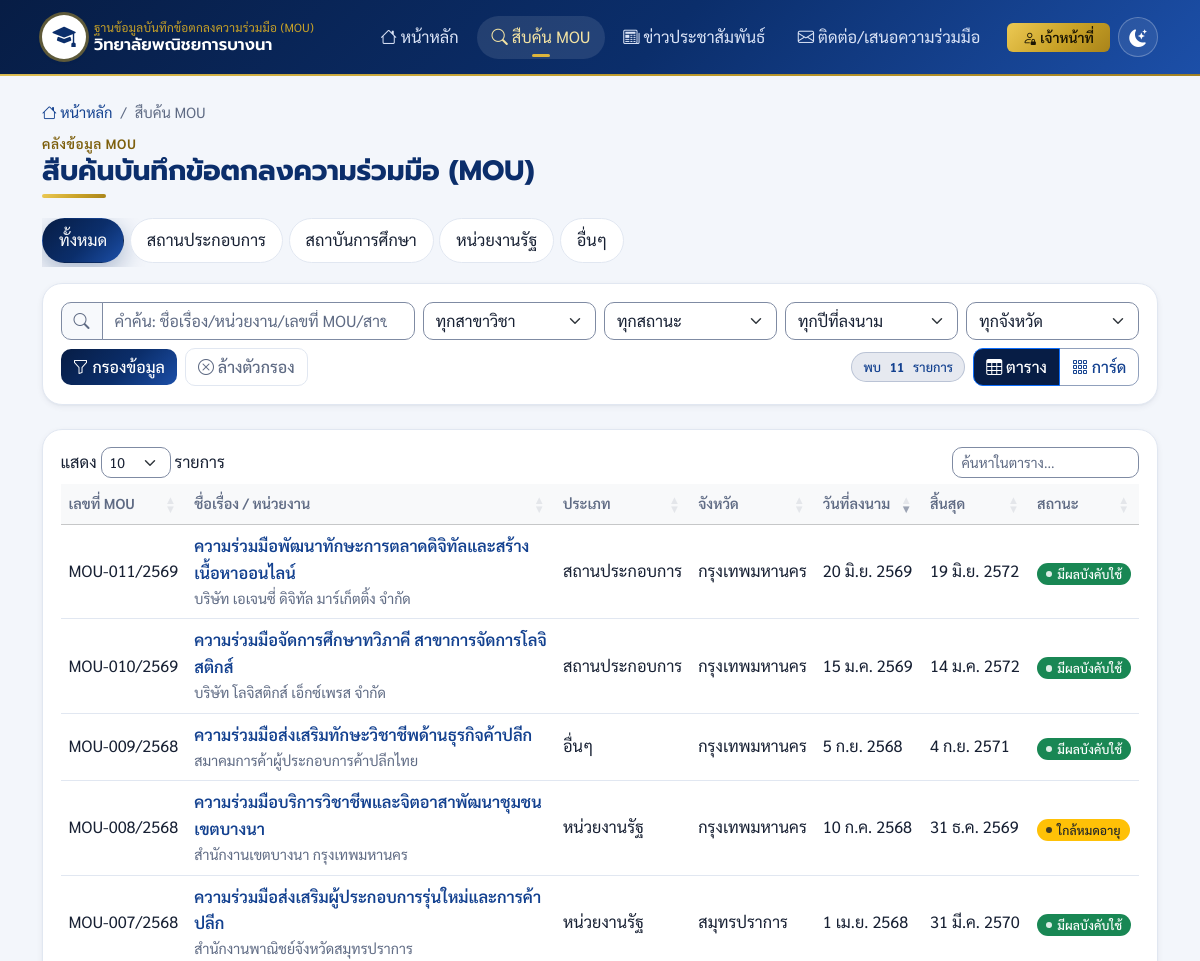
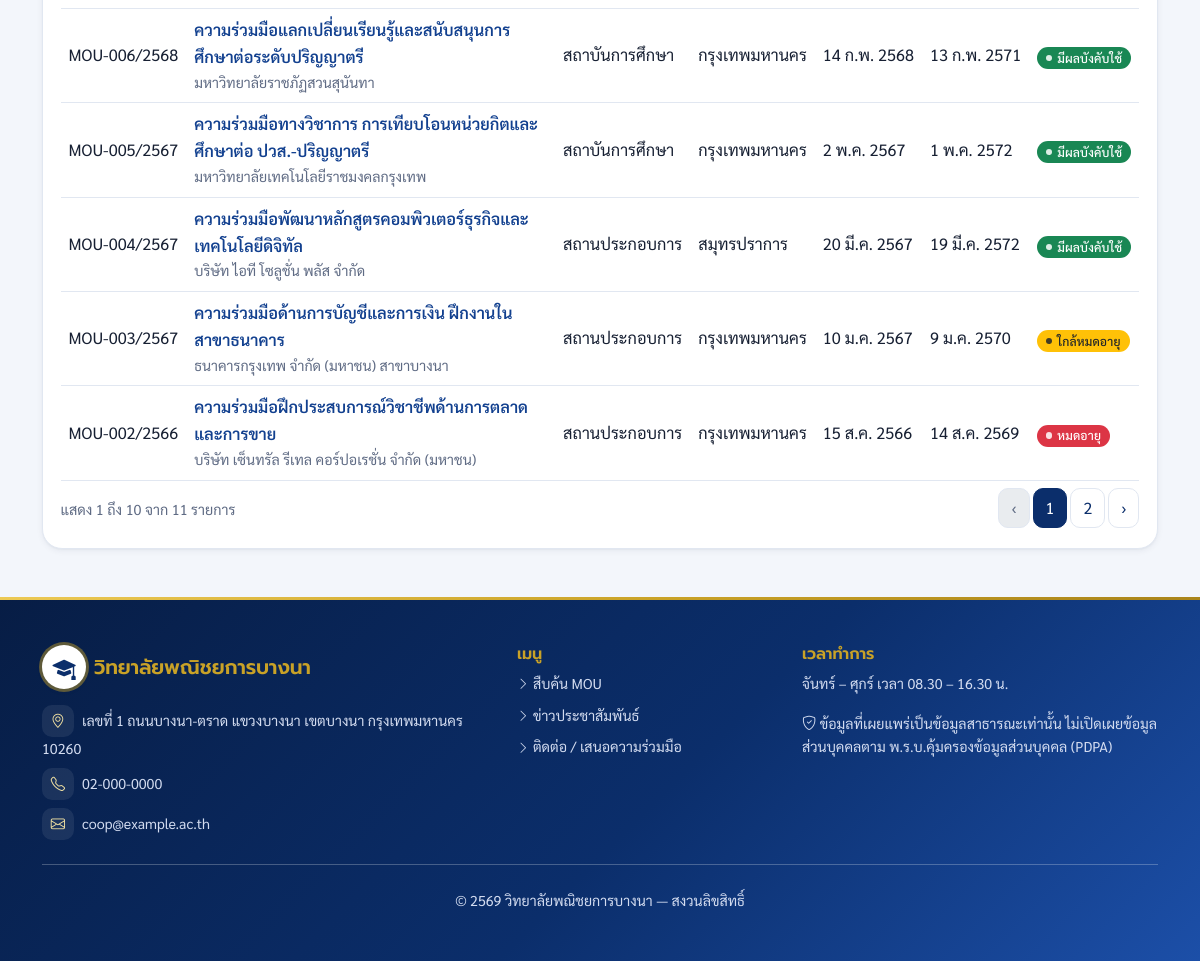
The page /mou_list.php on the database its author committed (2 pictures, top to bottom).
### tables this page shows
CREATE TABLE IF NOT EXISTS `mou` (
  `id` INT UNSIGNED NOT NULL AUTO_INCREMENT,
  `mou_no` VARCHAR(60) NOT NULL COMMENT 'เลขที่ MOU',
  `title` VARCHAR(300) NOT NULL,
  `partner_id` INT UNSIGNED NOT NULL,
  `sign_date` DATE NOT NULL,
  `start_date` DATE NOT NULL,
  `end_date` DATE NOT NULL,
  `duration_years` DECIMAL(4,1) DEFAULT NULL,
  `signer_college` VARCHAR(200) DEFAULT NULL,
  `signer_partner` VARCHAR(200) DEFAULT NULL,
  `objective` TEXT,
  `summary` TEXT COMMENT 'สาระสำคัญ',
  `scope` TEXT COMMENT 'ขอบเขตความร่วมมือ',
  `budget` DECIMAL(14,2) DEFAULT NULL COMMENT 'ข้อมูลภายใน ห้ามแสดงสาธารณะ',
  `student_benefit_count` INT UNSIGNED NOT NULL DEFAULT 0,
  `status` ENUM('draft','active','expiring','expired','cancelled') NOT NULL DEFAULT 'draft',
  `is_public` TINYINT(1) NOT NULL DEFAULT 0,
  `responsible` VARCHAR(150) DEFAULT NULL COMMENT 'ผู้รับผิดชอบภายในวิทยาลัย',
  `note` TEXT COMMENT 'หมายเหตุภายใน',
  `created_by` INT UNSIGNED DEFAULT NULL,
  `created_at` DATETIME NOT NULL DEFAULT CURRENT_TIMESTAMP,
  `updated_at` DATETIME DEFAULT NULL ON UPDATE CURRENT_TIMESTAMP,
  `deleted_at` DATETIME DEFAULT NULL COMMENT 'soft delete',
  PRIMARY KEY (`id`),
  UNIQUE KEY `uq_mou_no` (`mou_no`),
  KEY `idx_partner` (`partner_id`),
  KEY `idx_status` (`status`),
  KEY `idx_end_date` (`end_date`),
  KEY `idx_sign_date` (`sign_date`),
  KEY `idx_deleted` (`deleted_at`),
  CONSTRAINT `fk_mou_partner` FOREIGN KEY (`partner_id`) REFERENCES `partners`(`id`),
  CONSTRAINT `fk_mou_user` FOREIGN KEY (`created_by`) REFERENCES `users`(`id`) ON DELETE SET NULL
);

CREATE TABLE IF NOT EXISTS `partners` (
  `id` INT UNSIGNED NOT NULL AUTO_INCREMENT,
  `name` VARCHAR(255) NOT NULL,
  `type` ENUM('enterprise','education','government','other') NOT NULL DEFAULT 'enterprise'
    COMMENT 'สถานประกอบการ/สถาบันการศึกษา/หน่วยงานรัฐ/อื่นๆ',
  `logo` VARCHAR(255) DEFAULT NULL,
  `address` TEXT,
  `province` VARCHAR(100) DEFAULT NULL,
  `contact_name` VARCHAR(150) DEFAULT NULL COMMENT 'ข้อมูลภายใน ไม่แสดงสาธารณะ',
  `contact_position` VARCHAR(150) DEFAULT NULL,
  `phone` VARCHAR(50) DEFAULT NULL,
  `email` VARCHAR(150) DEFAULT NULL,
  `website` VARCHAR(255) DEFAULT NULL,
  `created_at` DATETIME NOT NULL DEFAULT CURRENT_TIMESTAMP,
  `updated_at` DATETIME DEFAULT NULL ON UPDATE CURRENT_TIMESTAMP,
  PRIMARY KEY (`id`),
  KEY `idx_type` (`type`),
  KEY `idx_province` (`province`)
);

### includes/db.php (called while the page is built, shortened)
<?php
function db(): PDO
{
    static $pdo = null;
    if ($pdo === null) {
        $dsn = 'mysql:host=' . DB_HOST . ';dbname=' . DB_NAME . ';charset=' . DB_CHARSET;
        try {
            $pdo = new PDO($dsn, DB_USER, DB_PASS, [
                PDO::ATTR_ERRMODE            => PDO::ERRMODE_EXCEPTION,
                PDO::ATTR_DEFAULT_FETCH_MODE => PDO::FETCH_ASSOC,
                PDO::ATTR_EMULATE_PREPARES   => false,
            ]);
            $pdo->exec("SET time_zone = '+07:00'");
        } catch (PDOException $e) {
            error_log('DB connect error: ' . $e->getMessage());
            http_response_code(500);
            exit(APP_ENV === 'production'
                ? 'ไม่สามารถเชื่อมต่อฐานข้อมูลได้ กรุณาลองใหม่ภายหลัง'
                : 'DB error: ' . htmlspecialchars($e->getMessage()));
        }
    }
    return $pdo;
}
function db_all(string $sql, array $params = []): array
{
    $st = db()->prepare($sql);
    $st->execute($params);
    return $st->fetchAll();
}
function db_val(string $sql, array $params = [])
{
    $st = db()->prepare($sql);
    $st->execute($params);
    $v = $st->fetchColumn();
    return $v === false ? null : $v;
}

### models/mou_model.php (called while the page is built, shortened)
<?php
require_once __DIR__ . '/../includes/functions.php';
function mou_search(array $f, bool $public = true, int $limit = 1000): array
{
    $deleted = !$public && !empty($f['deleted']);
    $where  = [$public ? PUBLIC_MOU_WHERE : ($deleted ? 'm.deleted_at IS NOT NULL' : 'm.deleted_at IS NULL')];
    $params = [];
    $sql = "SELECT m.id, m.mou_no, m.title, m.sign_date, m.start_date, m.end_date, m.status,
                   m.student_benefit_count, m.is_public, m.responsible, m.deleted_at,
                   p.name AS partner_name, p.type AS partner_type, p.province, p.logo,
                   (SELECT GROUP_CONCAT(CONCAT(pr.level, ' ', pr.name) ORDER BY pr.level, pr.name SEPARATOR ', ')
                      FROM mou_programs mp JOIN programs pr ON pr.id = mp.program_id
                     WHERE mp.mou_id = m.id) AS programs,
                   " . mou_image_columns() . "
              FROM mou m JOIN partners p ON p.id = m.partner_id
             WHERE " . implode(' AND ', $where) . '
             ORDER BY m.sign_date DESC, m.id DESC
             LIMIT ' . (int) $limit;
    return db_all($sql, $params);
}
function has_mou_images(): bool
{
    static $ok = null;
    if ($ok === null) {
        try { $ok = (bool) db_val("SHOW TABLES LIKE 'mou_images'"); } catch (Throwable $e) { $ok = false; }
    }
    return $ok;
}
function mou_image_columns(string $alias = 'm'): string
{
    if (!has_mou_images()) {
        return 'NULL AS cover_image, 0 AS image_count';
    }
    return "(SELECT mi.stored_name FROM mou_images mi WHERE mi.mou_id = $alias.id ORDER BY mi.is_cover DESC, mi.sort_order, mi.id LIMIT 1) AS cover_image,
            (SELECT COUNT(*) FROM mou_images mc WHERE mc.mou_id = $alias.id) AS image_count";
}

### public/mou_list.php (the view, shortened to what this page needs)
<?php
require_once __DIR__ . '/../includes/layout_public.php';
$filters = [
    'q' => mb_substr(get('q'), 0, 100), 'type' => get('type'), 'program' => get('program'),
    'status' => get('status'), 'year' => get('year'), 'province' => get('province'),
];
if (!in_array($filters['status'], ['active', 'expiring', 'expired'], true)) { $filters['status'] = ''; }
$rows     = mou_search($filters, true);
$programs = all_programs();
public_header('สืบค้น MOU', 'ค้นหาและกรองข้อมูลบันทึกข้อตกลงความร่วมมือตามประเภทหน่วยงาน สาขาวิชา สถานะ ปีที่ลงนาม และจังหวัด', ['active' => 'mou', 'datatables' => true]);
?>
<div class="container mt-4">
  <nav aria-label="breadcrumb" class="fade-down"><ol class="breadcrumb mb-2">
    <li class="breadcrumb-item"><a href="<?= e(route('home')) ?>"><i class="bi bi-house" aria-hidden="true"></i> หน้าหลัก</a></li>
    <li class="breadcrumb-item active" aria-current="page">สืบค้น MOU</li></ol></nav>
  <div class="section-kicker">คลังข้อมูล MOU</div>
  <h1 class="section-title h3 fade-up">สืบค้นบันทึกข้อตกลงความร่วมมือ (MOU)</h1>
  <nav aria-label="ประเภทหน่วยงาน"><ul class="nav nav-pills mb-3 flex-nowrap overflow-auto pb-1 scroll-thin fade-up delay-1">
    <?php $tabQ = $filters; unset($tabQ['type']); ?>
    <li class="nav-item"><a class="nav-link <?= $filters['type'] === '' ? 'active' : '' ?>" <?= $filters['type'] === '' ? 'aria-current="page"' : '' ?> href="?<?= e(http_build_query($tabQ)) ?>">ทั้งหมด</a></li>
    <?php foreach (partner_types() as $k => $lbl): ?>
    <li class="nav-item"><a class="nav-link <?= $filters['type'] === $k ? 'active' : '' ?>" <?= $filters['type'] === $k ? 'aria-current="page"' : '' ?> href="?<?= e(http_build_query($tabQ + ['type' => $k])) ?>"><?= e($lbl) ?></a></li>
    <?php endforeach; ?>
  </ul></nav>
  <form class="filter-box mb-4 fade-up delay-2" method="get" id="filterForm" role="search" aria-label="ตัวกรอง MOU">
    <div class="row g-2">
      <div class="col-lg-4"><label class="visually-hidden" for="fq">คำค้น</label><div class="input-group"><span class="input-group-text" aria-hidden="true"><i class="bi bi-search" aria-hidden="true"></i></span><input type="search" id="fq" name="q" class="form-control" maxlength="100" value="<?= e($filters['q']) ?>" placeholder="คำค้น: ชื่อเรื่อง/หน่วยงาน/เลขที่ MOU/สาขา"></div></div>
      <div class="col-6 col-lg-2"><label class="visually-hidden" for="fprog">สาขาวิชา</label><select id="fprog" name="program" class="form-select"><option value="">ทุกสาขาวิชา</option>
        <?php foreach ($programs as $p): ?><option value="<?= (int) $p['id'] ?>" <?= (string) $p['id'] === $filters['program'] ? 'selected' : '' ?>><?= e($p['level'] . ' ' . $p['name']) ?></option><?php endforeach; ?></select></div>
      <div class="col-6 col-lg-2"><label class="visually-hidden" for="fstatus">สถานะ</label><select id="fstatus" name="status" class="form-select"><option value="">ทุกสถานะ</option>
        <?php foreach (['active', 'expiring', 'expired'] as $s): ?><option value="<?= e($s) ?>" <?= $filters['status'] === $s ? 'selected' : '' ?>><?= e(mou_statuses()[$s][0]) ?></option><?php endforeach; ?></select></div>
      <div class="col-6 col-lg-2"><label class="visually-hidden" for="fyear">ปีที่ลงนาม</label><select id="fyear" name="year" class="form-select"><option value="">ทุกปีที่ลงนาม</option>
        <?php foreach (mou_sign_years() as $y): ?><option value="<?= (int) $y ?>" <?= (string) $y === $filters['year'] ? 'selected' : '' ?>>พ.ศ. <?= (int) $y + 543 ?></option><?php endforeach; ?></select></div>
      <div class="col-6 col-lg-2"><label class="visually-hidden" for="fprov">จังหวัด</label><select id="fprov" name="province" class="form-select"><option value="">ทุกจังหวัด</option>
        <?php foreach (partner_provinces() as $pv): ?><option <?= $filters['province'] === $pv ? 'selected' : '' ?>><?= e($pv) ?></option><?php endforeach; ?></select></div>
    </div>
    <div class="mt-2 d-flex gap-2 flex-wrap align-items-center">
      <button class="btn btn-navy"><i class="bi bi-funnel" aria-hidden="true"></i> กรองข้อมูล</button>
      <a href="<?= e(route('mou')) ?>" class="btn btn-outline-secondary"><i class="bi bi-x-circle" aria-hidden="true"></i> ล้างตัวกรอง</a>
      <span class="ms-auto chip chip-primary" role="status">พบ <strong class="mx-1"><?= count($rows) ?></strong> รายการ</span>
      <div class="btn-group" role="group" aria-label="รูปแบบการแสดงผล">
        <button type="button" class="btn btn-outline-primary js-view-toggle active" data-view="table" aria-pressed="true"><i class="bi bi-table" aria-hidden="true"></i> ตาราง</button>
        <button type="button" class="btn btn-outline-primary js-view-toggle" data-view="cards" aria-pressed="false"><i class="bi bi-grid-3x3-gap" aria-hidden="true"></i> การ์ด</button>
      </div>
    </div>
  </form>
  <div id="view-table" class="table-wrap fade-up delay-3">
    <div class="table-responsive">
    <table class="table table-hover align-middle js-dt" data-order='[4,"desc"]'>
      <caption class="visually-hidden">รายการ MOU ที่ตรงกับตัวกรอง <?= count($rows) ?> รายการ</caption>
      <thead class="table-light"><tr><th>เลขที่ MOU</th><th>ชื่อเรื่อง / หน่วยงาน</th><th>ประเภท</th><th>จังหวัด</th><th>วันที่ลงนาม</th><th>สิ้นสุด</th><th>สถานะ</th></tr></thead>
      <tbody>
      <?php foreach ($rows as $m): ?>
        <tr>
          <td class="text-nowrap"><?= e($m['mou_no']) ?></td>
          <td><div class="d-flex gap-2 align-items-center">
                <div><a class="fw-semibold text-decoration-none" href="<?= e(route('mou_detail', $m['id'])) ?>"><?= e($m['title']) ?></a>
                <div class="small text-muted"><?= e($m['partner_name']) ?></div></div></div></td>
          <td class="text-nowrap"><?= e(partner_type_label($m['partner_type'])) ?></td>
          <td><?= e($m['province']) ?></td>
          <td data-order="<?= e($m['sign_date']) ?>" class="text-nowrap"><?= e(thai_date($m['sign_date'], true)) ?></td>
          <td data-order="<?= e($m['end_date']) ?>" class="text-nowrap"><?= e(thai_date($m['end_date'], true)) ?></td>
          <td><?= status_badge($m['status']) ?></td>
        </tr>
      <?php endforeach; ?>
      </tbody>
    </table>
    </div>
  </div>
</div>

### includes/functions.php (shortened to what this page needs)
<?php
require_once __DIR__ . '/db.php';
function e($value): string
{
    return htmlspecialchars((string) $value, ENT_QUOTES | ENT_SUBSTITUTE, 'UTF-8');
}
function url(string $path = ''): string
{
    return rtrim(BASE_URL, '/') . '/' . ltrim($path, '/');
}
function route(string $name, $id = null): string
{
    $pretty = ['home' => '', 'mou' => 'mou', 'news' => 'news', 'contact' => 'contact',
               'mou_detail' => 'mou/', 'news_detail' => 'news/', 'download' => 'download/'];
    $plain  = ['home' => 'public/index.php', 'mou' => 'public/mou_list.php', 'news' => 'public/news_list.php',
               'contact' => 'public/contact.php', 'mou_detail' => 'public/mou_detail.php?id=',
               'news_detail' => 'public/news_detail.php?id=', 'download' => 'public/download.php?id='];
    $map = USE_PRETTY_URLS ? $pretty : $plain;
    return url(($map[$name] ?? '') . ($id !== null ? (int) $id : ''));
}
function to_date($value): ?DateTimeImmutable
{
    try {
        return new DateTimeImmutable((string) $value);
    } catch (Exception $e) {
        return null;
    }
}
function thai_date($value, bool $short = false): string
{
    $d = to_date($value);
    $months = $short ? TH_MONTHS_SHORT : TH_MONTHS_FULL;
    return ((int) $d->format('j')) . ' ' . $months[(int) $d->format('n')] . ' ' . ((int) $d->format('Y') + 543);
}
function days_remaining($endDate): ?int
{
    $end = to_date($endDate);
    $today = new DateTimeImmutable('today');
    return (int) $today->diff($end->setTime(0, 0))->format('%r%a');
}
function partner_types(): array
{
    return [
        'enterprise' => 'สถานประกอบการ',
        'education'  => 'สถาบันการศึกษา',
        'government' => 'หน่วยงานรัฐ',
        'other'      => 'อื่นๆ',
    ];
}
function partner_type_label(?string $t): string
{
    return partner_types()[$t] ?? '-';
}
function mou_statuses(): array
{
    return [
        'draft'     => ['ฉบับร่าง',     'secondary'],
        'active'    => ['มีผลบังคับใช้', 'success'],
        'expiring'  => ['ใกล้หมดอายุ',   'warning'],
        'expired'   => ['หมดอายุ',       'danger'],
        'cancelled' => ['ยกเลิก',        'dark'],
    ];
}
function status_badge(?string $status): string
{
    $s = mou_statuses()[$status] ?? [$status ?: '-', 'light'];
    $text = $s[1] === 'warning' ? 'text-dark' : '';
    return '<span class="badge status-badge st-' . e((string) $status) . ' bg-' . e($s[1]) . ' ' . $text . '">' . e($s[0]) . '</span>';
}
function settings_all(): array
{
    static $cache = null;
    if ($cache === null) {
        $cache = [];
        try {
            foreach (db_all('SELECT skey, svalue FROM settings') as $r) {
                $cache[$r['skey']] = $r['svalue'];
            }
        } catch (Throwable $e) {
            $cache = [];
        }
    }
    return $cache;
}
function setting(string $key, string $default = ''): string
{
    $all = settings_all();
    return isset($all[$key]) && $all[$key] !== '' ? $all[$key] : $default;
}
function expiring_days(): int
{
    $d = (int) setting('expiring_days', (string) DEFAULT_EXPIRING_DAYS);
    return $d > 0 ? $d : DEFAULT_EXPIRING_DAYS;
}
function refresh_mou_status(bool $force = false): void
{
    $today = date('Y-m-d');
    try {
        if (setting('daily_tasks_on') !== $today) {
            daily_tasks();
        }
    } catch (Throwable $e) {
        error_log('refresh_mou_status: ' . $e->getMessage());
    }
}
function daily_tasks(): array
{
    $result = ['new' => 0, 'mail' => null];
    try {
        $new = notify_expiring_mous();
        $result['new'] = count($new);
        if ($new) {
            $result['mail'] = send_expiring_digest($new);
        }
    } catch (Throwable $e) {
        error_log('daily_tasks: ' . $e->getMessage());
    }
    return $result;
}
function notify_expiring_mous(int $remindEveryDays = 30): array
{
    $rows = db_all(
        "SELECT m.id, m.mou_no, m.title, m.end_date, p.name AS partner_name
           FROM mou m JOIN partners p ON p.id = m.partner_id
          WHERE m.deleted_at IS NULL AND m.status = 'expiring'
          ORDER BY m.end_date, m.id"
    );
    $new = [];
    foreach ($rows as $r) {
        $days = days_remaining($r['end_date']);
        $new[] = $r + ['days' => $days];
    }
    return $new;
}
function send_expiring_digest(array $new): ?bool
{
    $to = setting('notify_email');
    if (!$new || $to === '' || !valid_email($to)) {
        return null;
    }
    $body = 'MOU ที่ใกล้หมดอายุ (ภายใน ' . expiring_days() . " วัน)\n" . str_repeat('-', 40) . "\n";
    $body .= "\nดูรายการและบันทึกการต่ออายุ: " . url('admin/mou_list.php?status=expiring') . "\n\n" . setting('college_name') . "\n";
    return send_text_mail($to, 'แจ้งเตือน MOU ใกล้หมดอายุ ' . count($new) . ' รายการ', $body);
}
function get(string $key, string $default = ''): string
{
    return isset($_GET[$key]) && is_string($_GET[$key]) ? trim($_GET[$key]) : $default;
}

### rows shown on the page
mou: mou_no "MOU-011/2569", title "ความร่วมมือพัฒนาทักษะการตลาดดิจิทัลและสร้างเนื้อหาออนไลน์", partner.name "บริษัท เอเจนซี่ ดิจิทัล มาร์เก็ตติ้ง จำกัด", partner.type "สถานประกอบการ", partner.province "กรุงเทพมหานคร", sign_date "20 มิ.ย. 2569", end_date "19 มิ.ย. 2572", status "มีผลบังคับใช้"
mou: mou_no "MOU-010/2569", title "ความร่วมมือจัดการศึกษาทวิภาคี สาขาการจัดการโลจิสติกส์", partner.name "บริษัท โลจิสติกส์ เอ็กซ์เพรส จำกัด", partner.type "สถานประกอบการ", partner.province "กรุงเทพมหานคร", sign_date "15 ม.ค. 2569", end_date "14 ม.ค. 2572", status "มีผลบังคับใช้"
mou: mou_no "MOU-009/2568", title "ความร่วมมือส่งเสริมทักษะวิชาชีพด้านธุรกิจค้าปลีก", partner.name "สมาคมการค้าผู้ประกอบการค้าปลีกไทย", partner.type "อื่นๆ", partner.province "กรุงเทพมหานคร", sign_date "5 ก.ย. 2568", end_date "4 ก.ย. 2571", status "มีผลบังคับใช้"
mou: mou_no "MOU-008/2568", title "ความร่วมมือบริการวิชาชีพและจิตอาสาพัฒนาชุมชนเขตบางนา", partner.name "สำนักงานเขตบางนา กรุงเทพมหานคร", partner.type "หน่วยงานรัฐ", partner.province "กรุงเทพมหานคร", sign_date "10 ก.ค. 2568", end_date "31 ธ.ค. 2569", status "ใกล้หมดอายุ"
mou: mou_no "MOU-007/2568", title "ความร่วมมือส่งเสริมผู้ประกอบการรุ่นใหม่และการค้าปลีก", partner.name "สำนักงานพาณิชย์จังหวัดสมุทรปราการ", partner.type "หน่วยงานรัฐ", partner.province "สมุทรปราการ", sign_date "1 เม.ย. 2568", end_date "31 มี.ค. 2570", status "มีผลบังคับใช้"
mou: mou_no "MOU-006/2568", title "ความร่วมมือแลกเปลี่ยนเรียนรู้และสนับสนุนการศึกษาต่อระดับปริญญาตรี", partner.name "มหาวิทยาลัยราชภัฏสวนสุนันทา", partner.type "สถาบันการศึกษา", partner.province "กรุงเทพมหานคร", sign_date "14 ก.พ. 2568", end_date "13 ก.พ. 2571", status "มีผลบังคับใช้"
mou: mou_no "MOU-005/2567", title "ความร่วมมือทางวิชาการ การเทียบโอนหน่วยกิตและศึกษาต่อ ปวส.-ปริญญาตรี", partner.name "มหาวิทยาลัยเทคโนโลยีราชมงคลกรุงเทพ", partner.type "สถาบันการศึกษา", partner.province "กรุงเทพมหานคร", sign_date "2 พ.ค. 2567", end_date "1 พ.ค. 2572", status "มีผลบังคับใช้"
mou: mou_no "MOU-004/2567", title "ความร่วมมือพัฒนาหลักสูตรคอมพิวเตอร์ธุรกิจและเทคโนโลยีดิจิทัล", partner.name "บริษัท ไอที โซลูชั่น พลัส จำกัด", partner.type "สถานประกอบการ", partner.province "สมุทรปราการ", sign_date "20 มี.ค. 2567", end_date "19 มี.ค. 2572", status "มีผลบังคับใช้"
mou: mou_no "MOU-003/2567", title "ความร่วมมือด้านการบัญชีและการเงิน ฝึกงานในสาขาธนาคาร", partner.name "ธนาคารกรุงเทพ จำกัด (มหาชน) สาขาบางนา", partner.type "สถานประกอบการ", partner.province "กรุงเทพมหานคร", sign_date "10 ม.ค. 2567", end_date "9 ม.ค. 2570", status "ใกล้หมดอายุ"
mou: mou_no "MOU-002/2566", title "ความร่วมมือฝึกประสบการณ์วิชาชีพด้านการตลาดและการขาย", partner.name "บริษัท เซ็นทรัล รีเทล คอร์ปอเรชั่น จำกัด (มหาชน)", partner.type "สถานประกอบการ", partner.province "กรุงเทพมหานคร", sign_date "15 ส.ค. 2566", end_date "14 ส.ค. 2569", status "หมดอายุ"

### other values the page prints
$college "วิทยาลัยพณิชยการบางนา"
$n[0] "หน้าหลัก"
$n[0] "สืบค้น MOU"
$n[0] "ข่าวประชาสัมพันธ์"
$n[0] "ติดต่อ/เสนอความร่วมมือ"
$lbl "สถานประกอบการ"
$lbl "สถาบันการศึกษา"
$lbl "หน่วยงานรัฐ"
$lbl "อื่นๆ"
count($rows) "11"
setting('contact_address') "เลขที่ 1 ถนนบางนา-ตราด แขวงบางนา เขตบางนา กรุงเทพมหานคร 10260"
setting('contact_phone') "02-000-0000"
setting('contact_email') "coop@example.ac.th"
setting('office_hours') "จันทร์ – ศุกร์ เวลา 08.30 – 16.30 น."
